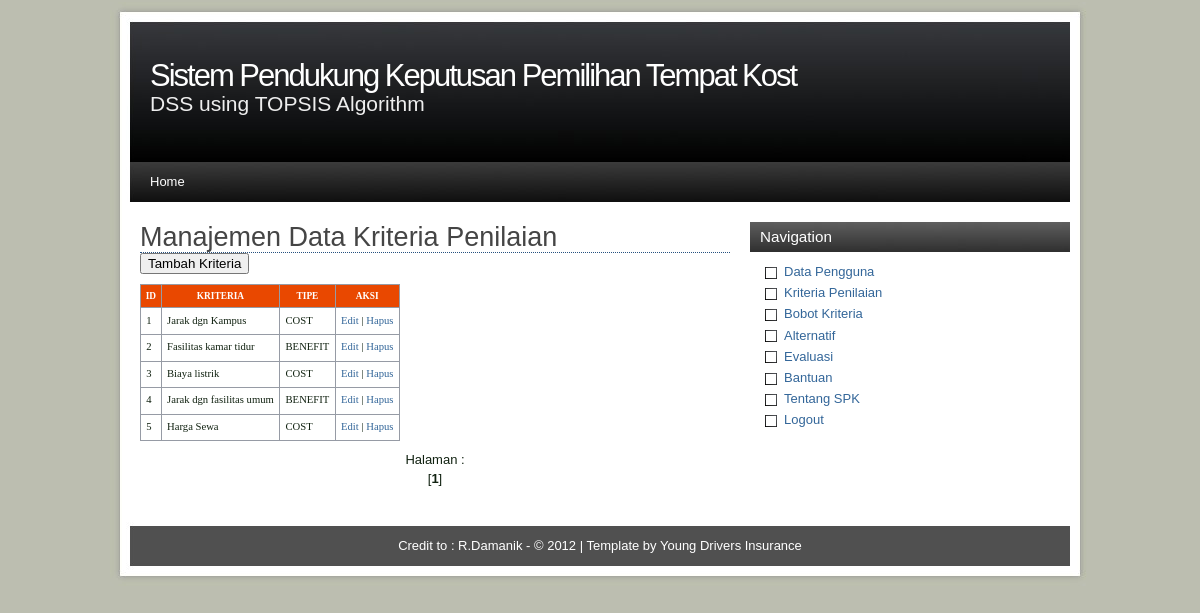
Screenshot of /indexs.php?modul=kriteria (signed in) with the database file from the repository.
### tables this page shows
CREATE TABLE IF NOT EXISTS `kriteria` (
  `id_kriteria` varchar(3) NOT NULL,
  `nama_kriteria` varchar(100) NOT NULL,
  `tipe` enum('COST','BENEFIT') NOT NULL
);

CREATE TABLE IF NOT EXISTS `menu` (
  `menu` varchar(30) NOT NULL,
  `link` varchar(50) NOT NULL,
  `status` enum('admin','user') NOT NULL default 'user',
  `aktif` enum('y','n') NOT NULL,
  `urutan` int(5) NOT NULL
);

### modul_admin/mod_kriteria/kriteria.php (the view, shortened to what this page needs)
<?php
switch($_GET[act]){
  default:
    echo "<h2>Manajemen Data Kriteria Penilaian</h2>
          <input type=button value='Tambah Kriteria'
          onclick=\"window.location.href='?modul=kriteria&act=tambah';\">
          <table>
          <tr><th>id</th><th>kriteria</th><th>tipe</th><th>aksi</th></tr>";
  	$hal = $_GET[hal];
	if(!isset($_GET['hal'])){
		$page = 1;
		$hal = 1;
	} else {
		$page = $_GET['hal'];
	}
	$jmlperhalaman = 10;
	$offset = (($page * $jmlperhalaman) - $jmlperhalaman);
    $tampil=mysql_query("SELECT * FROM kriteria ORDER BY id_kriteria ASC LIMIT $offset, $jmlperhalaman");
    while ($r=mysql_fetch_array($tampil)){
       echo "<tr><td>$r[id_kriteria]</td>
             <td>$r[nama_kriteria]</td>
			 <td>$r[tipe]</td>
             <td><a href=?modul=kriteria&act=edit&id=$r[id_kriteria]>Edit</a> |";
	               ?>
	   <a href="modul_admin/mod_kriteria/aksi_kriteria.php?modul=kriteria&act=hapus&id=<? echo "$r[id_kriteria]"; ?>" target="_self"
	 onClick="return confirm('Apakah Anda yakin menghapus data ini ?' +  '\n'
							+ ' <?php echo "- Kode Kriteria  = $r[id_kriteria]"; ?> ' +  '\n'
							+ ' <?php echo "- Kriteria = $r[nama_kriteria]"; ?> ' +  '\n'
							+ ' <?php echo "- Tipe = $r[tipe]"; ?> ' +  '\n \n'
						+ ' Jika YA silahkan klik OK, Jika TIDAK klik BATAL.')">Hapus</a></td>
<?
	   echo "</td></tr>";
    }
    echo "</table>";
	$total_record = mysql_result(mysql_query("SELECT COUNT(*) as Num FROM kriteria"),0);
	$total_halaman = ceil($total_record / $jmlperhalaman);
	echo "<center>Halaman :<br/>";
	$perhal=4;
	if($total_halaman<=10){
	$hal1=1;
	$hal2=$total_halaman;
	}else{
	$hal1=$hal-$perhal;
	$hal2=$hal+$perhal;
	}
	if($hal<=5){
	$hal1=1;
	}
	if($hal<$total_halaman){
	$hal2=$hal+$perhal;
	}else{
	$hal2=$hal;
	}
	for($i = $hal1; $i <= $hal2; $i++){
		if(($hal) == $i){
			echo "[<b>$i</b>] ";
			} else {
		if($i<=$total_halaman){
				echo "<a href=indexs.php?modul=kriteria&hal=$i>$i</a> ";
		}
		}
	}
	echo "</center><br/>";
    break;
}
?>

### menu.php (shortened to what this page needs)
<?php
if ($_SESSION[leveluser]=='admin'){
  $sql=mysql_query("select * from menu where aktif='y' and status='admin' or status='user' order by urutan");
}
else if ($_SESSION[leveluser]=='user'){
  $sql=mysql_query("select * from menu where status='user' and aktif='y' order by urutan");
}
while ($m=mysql_fetch_array($sql)){
  echo "<li><a href='$m[link]'>$m[menu]</a></li>";
}
?>

### style.css (style rules this page uses)
body { font-family: Arial, sans-serif; line-height: 1.4; font-size: 13px; background: #bcbeb0; margin: 0; padding: 0; color: #112211; }
a { color: #336699; text-decoration: none; }
table { font-family: Tahoma; font-size: 8pt; border-width: 1px; border-style: solid; border-color: #999999; border-collapse: collapse; margin: 10px 0px; }
th { color: #FFFFFF; font-size: 7pt; text-transform: uppercase; text-align: center; padding: 0.5em; border-width: 1px; border-style: solid; border-color: #969BA5; border-collapse: collapse; background-color: #E94800; }
td { padding: 0.5em; vertical-align: top; border-width: 1px; border-style: solid; border-color: #969BA5; border-collapse: collapse; }
#content h2 { margin: 0; color: #454545; line-height: 30px; font-weight: 100; font-size: 27px; border-bottom: 1px dotted #265180; }
#sidebar ul li { background: url(images/bullet.png) no-repeat center left; padding: 1px 0 2px 19px; margin: 0; }

### rows the page displays
kriteria: id_kriteria "1", nama_kriteria "Jarak dgn Kampus", tipe "COST"
kriteria: id_kriteria "2", nama_kriteria "Fasilitas kamar tidur", tipe "BENEFIT"
kriteria: id_kriteria "3", nama_kriteria "Biaya listrik", tipe "COST"
kriteria: id_kriteria "4", nama_kriteria "Jarak dgn fasilitas umum", tipe "BENEFIT"
kriteria: id_kriteria "5", nama_kriteria "Harga Sewa", tipe "COST"
menu: menu "Data Pengguna"
menu: menu "Kriteria Penilaian"
menu: menu "Bobot Kriteria"
menu: menu "Alternatif"
menu: menu "Evaluasi"

### other values shown
$header "Sistem Pendukung Keputusan Pemilihan Tempat Kost"
$footer "Credit to : R.Damanik - © 2012"
